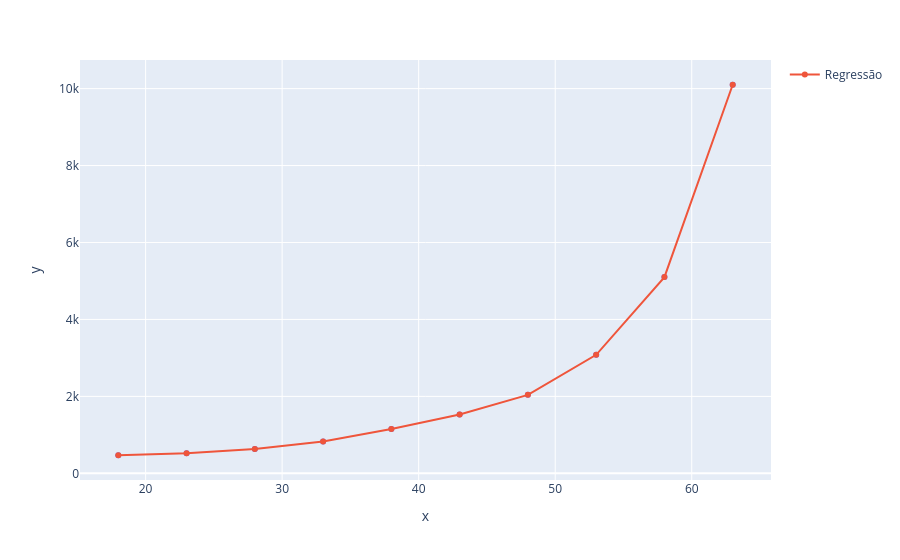

Notebook code for this chart:
### Code cell
grafico = px.scatter(x=X_planos_saude2.ravel(), y=y_planos_saude2)
grafico.add_scatter(x=X_planos_saude2.ravel(), y=previsoes, name='Regressão')
grafico.show()

### Figure 1 — Plotly figure (JSON) as saved in the notebook; plotly's stock layout.template omitted (floating-point values rounded to 4 significant figures)
{"data": [{"hovertemplate": "x=%{x}<br>y=%{y}<extra></extra>", "legendgroup": "", "marker": {"color": "#636efa", "symbol": "circle"}, "mode": "markers", "name": "", "orientation": "v", "showlegend": false, "type": "scatter", "x": [18, 23, 28, 33, 38, 43, 48, 53, 58, 63], "xaxis": "x", "y": [470, 520, 630, 830, 1150, 1530, 2040, 3080, 5100, 10100], "yaxis": "y"}, {"name": "Regressão", "type": "scatter", "x": [18, 23, 28, 33, 38, 43, 48, 53, 58, 63], "y": [470.0, 520.0, 630.0, 830.0, 1150.0, 1530.0, 2040.0, 3080.0, 5100.0, 10100.0]}], "layout": {"legend": {"tracegroupgap": 0}, "margin": {"t": 60}, "xaxis": {"anchor": "y", "domain": [0, 1], "title": {"text": "x"}}, "yaxis": {"anchor": "x", "domain": [0, 1], "title": {"text": "y"}}}}
